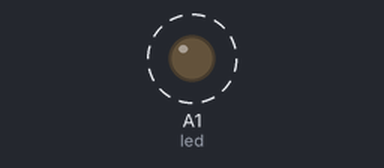
Recording of a sketch running on a simulated Arduino Uno, built with avr-gcc and run on an emulated ATmega328P. On the bench: output pins drawn as LEDs (lit = HIGH). Dashed ring = blinking.

Above: at 2.3 s.
Timing chart, 0 to 5.0 s (numbered marks = the images above):
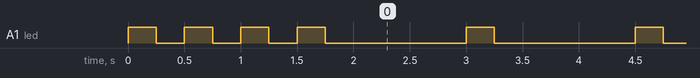

The sketch:

main_guard.ino
```cpp
// Made from a Python program in the ZERO1 Simulator; edits here are not turned back into Python.
/*
The main guard is unwrapped (§2.1 rule 3).
*/

const int LED_RED = A1;        // red LED

const int led = LED_RED;

void blink(long times) {
  for (long i = 0; i < times; i++) {
    digitalWrite(led, HIGH);
    delay(250);
    digitalWrite(led, LOW);
    delay(250);
  }
}

// Runs once: the lines before "while True:"
void setup() {
  pinMode(led, OUTPUT);
  // Blink three times, then once a second.
  blink(3);
}

// Runs forever: the body of "while True:" (line 20)
void loop() {
  blink(1);
  delay(1000);
}
```

Measured:
- by itself, A1 (led): goes 3 × (LOW 0.25 s, HIGH 0.25 s), 85 × (LOW 1.3 s, HIGH 0.25 s), then LOW
